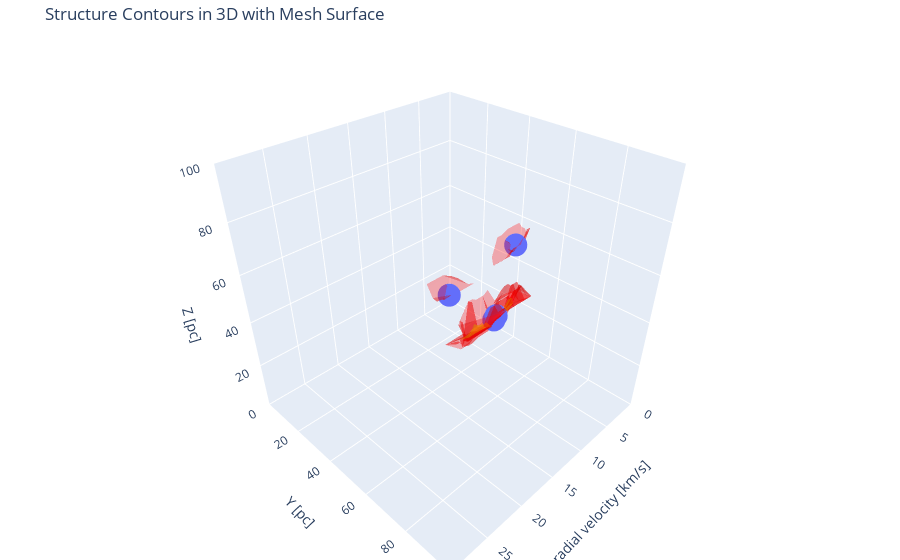

Write notebook code for a chart like this one.
### Code cell
# plot by plotly

fig = px.scatter_3d(leaf_feature, x='v_peak', y='y_peak', z='z_peak')

# Leaf structures
for i, leaf_structure_index in enumerate(leaf_indices):
    leaf_structure = dendro[leaf_structure_index]
    leaf_mask = leaf_structure.get_mask()
    leaf_mask_indices = np.where(leaf_mask)
    mesh_leaf = go.Mesh3d(x=leaf_mask_indices[0] * rv, 
                          y=leaf_mask_indices[1] * pc, 
                          z=leaf_mask_indices[2] * pc, 
                          opacity=0.3,
                          color='red',
                          name=f'Leaf {i + 1} - Surface')
    fig.add_trace(mesh_leaf)

# Branch structures
for j, branch_structure_index in enumerate(branch_indices):
    branch_structure = dendro[branch_structure_index]
    branch_mask = branch_structure.get_mask()
    branch_mask_indices = np.where(branch_mask)
    mesh_branch = go.Mesh3d(x=branch_mask_indices[0] * rv, 
                            y=branch_mask_indices[1] * pc, 
                            z=branch_mask_indices[2] * pc,
                            opacity=0.3, 
                            color='orange',
                            name=f'Branch {j + 1} - Surface')
    fig.add_trace(mesh_branch)

fig.update_layout(
    scene=dict(
        xaxis=dict(title='radial velocity [km/s]', range=[0, 30]),
        yaxis=dict(title='Y [pc]', range=[0, 100]),
        zaxis=dict(title='Z [pc]', range=[0, 100]),
        aspectratio=dict(x=1, y=1, z=1)
    ),
    title='Structure Contours in 3D with Mesh Surface',
    margin=dict(l=0, r=0, b=0, t=40),
    showlegend=True)

### Figure 1 — Plotly figure (JSON) as saved in the notebook; plotly's stock layout.template omitted (floating-point values rounded to 4 significant figures; data arrays with more than 128 entries replaced by an {"elided": "..."} marker saying what was removed)
{"data": [{"hovertemplate": "v_peak=%{x}<br>y_peak=%{y}<br>z_peak=%{z}<extra></extra>", "legendgroup": "", "marker": {"color": "#636efa", "symbol": "circle"}, "mode": "markers", "name": "", "scene": "scene", "showlegend": false, "type": "scatter3d", "x": [2.6, 5.85, 8.45, 9.75], "y": [44.3, 44.3, 52.6, 31.84], "z": [52.6, 22.15, 33.22, 34.61]}, {"color": "red", "name": "Leaf 1 - Surface", "opacity": 0.3, "type": "mesh3d", "x": [0, 0, 0, 0, 0, 0, 0, 0.65, 0.65, 0.65, 0.65, 0.65, 0.65, 0.65, 0.65, 1.3, 1.3, 1.3, 1.3, 1.3, 1.3, 1.3, 1.3, 1.3, 1.3, 1.3, 1.3, 1.95, 1.95, 1.95, 1.95, 1.95, 1.95, 1.95, 1.95, 1.95, 1.95, 1.95, 1.95, 1.95, 1.95, 1.95, 1.95, 1.95, 1.95, 2.6, 2.6, 2.6, 2.6, 2.6, 2.6, 2.6, 2.6, 2.6, 2.6, 2.6, 2.6, 2.6, 2.6, 2.6, 3.25, 3.25, 3.25, 3.25, 3.25, 3.25, 3.25, 3.25, 3.25, 3.25, 3.25, 3.25, 3.25, 3.25, 3.25, 3.25, 3.25, 3.9, 3.9, 3.9, 3.9, 3.9, 3.9, 3.9, 3.9, 3.9, 3.9, 3.9, 3.9, 3.9, 4.55, 4.55, 4.55, 4.55, 4.55, 4.55, 4.55, 4.55, 4.55, 4.55, 5.2, 5.2, 5.2, 5.2, 5.2, 5.2, 5.2, 5.85, 5.85, 5.85, 5.85, 5.85, 5.85, 6.5, 6.5, 6.5, 6.5, 6.5, 7.15, 7.15, 7.15, 7.8], "y": [38.76, 40.14, 40.14, 41.53, 41.53, 42.91, 44.3, 38.76, 40.14, 40.14, 41.53, 41.53, 42.91, 42.91, 44.3, 38.76, 40.14, 40.14, 41.53, 41.53, 42.91, 42.91, 42.91, 44.3, 44.3, 44.3, 44.3, 38.76, 40.14, 40.14, 41.53, 41.53, 41.53, 42.91, 42.91, 42.91, 42.91, 42.91, 44.3, 44.3, 44.3, 44.3, 44.3, 44.3, 45.68, 40.14, 41.53, 41.53, 41.53, 42.91, 42.91, 42.91, 42.91, 44.3, 44.3, 44.3, 44.3, 44.3, 44.3, 45.68, 38.76, 40.14, 41.53, 41.53, 42.91, 42.91, 42.91, 44.3, 44.3, 44.3, 44.3, 44.3, 44.3, 45.68, 45.68, 45.68, 47.07, 38.76, 41.53, 42.91, 42.91, 42.91, 44.3, 44.3, 44.3, 44.3, 45.68, 45.68, 45.68, 47.07, 42.91, 42.91, 44.3, 44.3, 44.3, 45.68, 45.68, 45.68, 47.07, 47.07, 42.91, 42.91, 44.3, 45.68, 45.68, 47.07, 47.07, 44.3, 45.68, 47.07, 47.07, 47.07, 48.45, 45.68, 47.07, 47.07, 47.07, 48.45, 45.68, 47.07, 48.45, 48.45], "z": [56.76, 55.37, 56.76, 55.37, 56.76, 53.99, 56.76, 56.76, 55.37, 56.76, 53.99, 56.76, 48.45, 53.99, 56.76, 56.76, 55.37, 56.76, 53.99, 56.76, 48.45, 53.99, 55.37, 52.6, 53.99, 55.37, 56.76, 56.76, 55.37, 56.76, 53.99, 55.37, 56.76, 48.45, 49.83, 53.99, 55.37, 56.76, 49.83, 51.22, 52.6, 53.99, 55.37, 56.76, 52.6, 55.37, 53.99, 55.37, 56.76, 49.83, 53.99, 55.37, 56.76, 49.83, 51.22, 52.6, 53.99, 55.37, 56.76, 52.6, 55.37, 55.37, 53.99, 56.76, 53.99, 55.37, 56.76, 49.83, 51.22, 52.6, 53.99, 55.37, 56.76, 51.22, 52.6, 53.99, 53.99, 55.37, 53.99, 53.99, 55.37, 56.76, 52.6, 53.99, 55.37, 56.76, 51.22, 52.6, 53.99, 53.99, 53.99, 55.37, 52.6, 53.99, 56.76, 51.22, 52.6, 53.99, 51.22, 53.99, 53.99, 55.37, 53.99, 52.6, 53.99, 51.22, 53.99, 53.99, 53.99, 51.22, 52.6, 53.99, 52.6, 53.99, 51.22, 52.6, 53.99, 52.6, 53.99, 51.22, 52.6, 52.6]}, {"color": "red", "name": "Leaf 2 - Surface", "opacity": 0.3, "type": "mesh3d", "x": {"elided": "821 float values"}, "y": {"elided": "821 float values"}, "z": {"elided": "821 float values"}}, {"color": "red", "name": "Leaf 3 - Surface", "opacity": 0.3, "type": "mesh3d", "x": {"elided": "433 float values"}, "y": {"elided": "433 float values"}, "z": {"elided": "433 float values"}}, {"color": "red", "name": "Leaf 4 - Surface", "opacity": 0.3, "type": "mesh3d", "x": [5.85, 6.5, 6.5, 7.15, 7.15, 7.15, 7.8, 7.8, 7.8, 7.8, 8.45, 8.45, 8.45, 8.45, 8.45, 8.45, 8.45, 9.1, 9.1, 9.1, 9.1, 9.1, 9.1, 9.1, 9.1, 9.1, 9.75, 9.75, 9.75, 9.75, 9.75, 9.75, 9.75, 9.75, 9.75, 9.75, 10.4, 10.4, 10.4, 10.4, 10.4, 10.4, 10.4, 10.4, 10.4, 11.05, 11.05, 11.05, 11.05, 11.05, 11.05, 11.05, 11.05, 11.7, 11.7, 11.7, 11.7, 11.7, 11.7, 12.35], "y": [33.22, 31.84, 33.22, 31.84, 31.84, 33.22, 30.45, 31.84, 31.84, 33.22, 29.07, 30.45, 31.84, 31.84, 31.84, 31.84, 33.22, 26.3, 27.69, 29.07, 30.45, 31.84, 31.84, 31.84, 31.84, 33.22, 26.3, 27.69, 29.07, 29.07, 30.45, 30.45, 31.84, 31.84, 31.84, 31.84, 26.3, 27.69, 29.07, 30.45, 30.45, 31.84, 31.84, 31.84, 31.84, 26.3, 27.69, 29.07, 30.45, 30.45, 31.84, 31.84, 31.84, 26.3, 29.07, 30.45, 31.84, 31.84, 31.84, 31.84], "z": [34.61, 34.61, 34.61, 33.22, 34.61, 34.61, 38.76, 33.22, 34.61, 34.61, 40.14, 38.76, 33.22, 34.61, 35.99, 37.38, 34.61, 40.14, 40.14, 40.14, 38.76, 33.22, 34.61, 35.99, 37.38, 34.61, 40.14, 40.14, 38.76, 40.14, 37.38, 38.76, 33.22, 34.61, 35.99, 37.38, 40.14, 40.14, 40.14, 37.38, 38.76, 33.22, 34.61, 35.99, 37.38, 40.14, 40.14, 40.14, 37.38, 38.76, 34.61, 35.99, 37.38, 40.14, 40.14, 38.76, 34.61, 35.99, 37.38, 37.38]}, {"color": "orange", "name": "Branch 1 - Surface", "opacity": 0.3, "type": "mesh3d", "x": {"elided": "155 float values"}, "y": {"elided": "155 float values"}, "z": {"elided": "155 float values"}}], "layout": {"legend": {"tracegroupgap": 0}, "margin": {"b": 0, "l": 0, "r": 0, "t": 40}, "scene": {"aspectratio": {"x": 1, "y": 1, "z": 1}, "domain": {"x": [0, 1], "y": [0, 1]}, "xaxis": {"range": [0, 30], "title": {"text": "radial velocity [km/s]"}}, "yaxis": {"range": [0, 100], "title": {"text": "Y [pc]"}}, "zaxis": {"range": [0, 100], "title": {"text": "Z [pc]"}}}, "showlegend": true, "title": {"text": "Structure Contours in 3D with Mesh Surface"}}}
